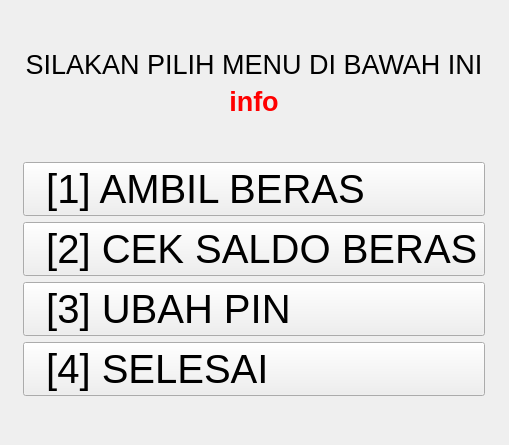
<?xml version="1.0" encoding="UTF-8"?>
<ui version="4.0">
 <class>Form</class>
 <widget class="QWidget" name="Form">
  <property name="geometry">
   <rect>
    <x>0</x>
    <y>0</y>
    <width>509</width>
    <height>445</height>
   </rect>
  </property>
  <property name="windowTitle">
   <string>MENU</string>
  </property>
  <layout class="QGridLayout" name="gridLayout">
   <item row="4" column="1">
    <widget class="QPushButton" name="ambil_beras_btn">
     <property name="font">
      <font>
       <pointsize>30</pointsize>
      </font>
     </property>
     <property name="styleSheet">
      <string notr="true">text-align: left;</string>
     </property>
     <property name="text">
      <string>  [1] AMBIL BERAS</string>
     </property>
    </widget>
   </item>
   <item row="8" column="1">
    <spacer name="verticalSpacer_2">
     <property name="orientation">
      <enum>Qt::Vertical</enum>
     </property>
     <property name="sizeHint" stdset="0">
      <size>
       <width>20</width>
       <height>40</height>
      </size>
     </property>
    </spacer>
   </item>
   <item row="1" column="1">
    <widget class="QLabel" name="label">
     <property name="font">
      <font>
       <pointsize>20</pointsize>
       <weight>50</weight>
       <bold>false</bold>
      </font>
     </property>
     <property name="text">
      <string>SILAKAN PILIH MENU DI BAWAH INI</string>
     </property>
     <property name="alignment">
      <set>Qt::AlignCenter</set>
     </property>
    </widget>
   </item>
   <item row="5" column="0">
    <spacer name="horizontalSpacer">
     <property name="orientation">
      <enum>Qt::Horizontal</enum>
     </property>
     <property name="sizeHint" stdset="0">
      <size>
       <width>40</width>
       <height>20</height>
      </size>
     </property>
    </spacer>
   </item>
   <item row="0" column="1">
    <spacer name="verticalSpacer">
     <property name="orientation">
      <enum>Qt::Vertical</enum>
     </property>
     <property name="sizeHint" stdset="0">
      <size>
       <width>20</width>
       <height>40</height>
      </size>
     </property>
    </spacer>
   </item>
   <item row="3" column="1">
    <spacer name="verticalSpacer_3">
     <property name="orientation">
      <enum>Qt::Vertical</enum>
     </property>
     <property name="sizeHint" stdset="0">
      <size>
       <width>20</width>
       <height>40</height>
      </size>
     </property>
    </spacer>
   </item>
   <item row="5" column="2">
    <spacer name="horizontalSpacer_2">
     <property name="orientation">
      <enum>Qt::Horizontal</enum>
     </property>
     <property name="sizeHint" stdset="0">
      <size>
       <width>40</width>
       <height>20</height>
      </size>
     </property>
    </spacer>
   </item>
   <item row="7" column="1">
    <widget class="QPushButton" name="selesai_btn">
     <property name="font">
      <font>
       <pointsize>30</pointsize>
      </font>
     </property>
     <property name="styleSheet">
      <string notr="true">text-align:left</string>
     </property>
     <property name="text">
      <string>  [4] SELESAI</string>
     </property>
    </widget>
   </item>
   <item row="6" column="1">
    <widget class="QPushButton" name="ubah_pin_btn">
     <property name="font">
      <font>
       <pointsize>30</pointsize>
      </font>
     </property>
     <property name="styleSheet">
      <string notr="true">text-align: left</string>
     </property>
     <property name="text">
      <string>  [3] UBAH PIN</string>
     </property>
    </widget>
   </item>
   <item row="5" column="1">
    <widget class="QPushButton" name="cek_saldo_btn">
     <property name="font">
      <font>
       <pointsize>30</pointsize>
      </font>
     </property>
     <property name="styleSheet">
      <string notr="true">text-align: left</string>
     </property>
     <property name="text">
      <string>  [2] CEK SALDO BERAS</string>
     </property>
    </widget>
   </item>
   <item row="2" column="1">
    <widget class="QLabel" name="info">
     <property name="font">
      <font>
       <pointsize>20</pointsize>
       <weight>75</weight>
       <bold>true</bold>
      </font>
     </property>
     <property name="styleSheet">
      <string notr="true">color: red;</string>
     </property>
     <property name="text">
      <string>info</string>
     </property>
     <property name="alignment">
      <set>Qt::AlignCenter</set>
     </property>
    </widget>
   </item>
  </layout>
 </widget>
 <resources/>
 <connections/>
</ui>
